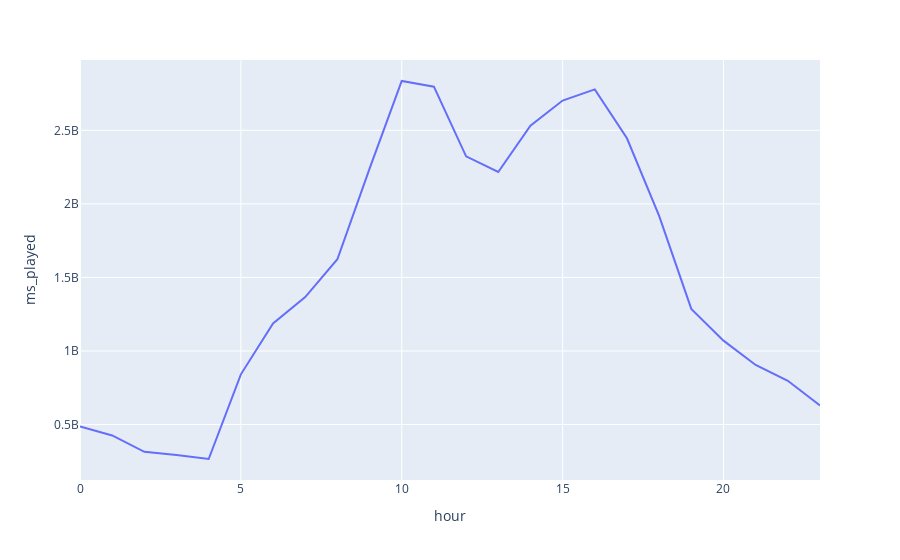

Here is the notebook cell this chart was saved with:
### Code cell
ms_played = df.groupby("hour", as_index=False)[["ms_played"]].sum()

px.line(ms_played, "hour", "ms_played")

### Figure 1 — Plotly figure (JSON) as saved in the notebook; plotly's stock layout.template omitted (floating-point values rounded to 4 significant figures)
{"data": [{"hovertemplate": "hour=%{x}<br>ms_played=%{y}<extra></extra>", "legendgroup": "", "line": {"color": "#636efa", "dash": "solid"}, "marker": {"symbol": "circle"}, "mode": "lines", "name": "", "orientation": "v", "showlegend": false, "type": "scatter", "x": [0, 1, 2, 3, 4, 5, 6, 7, 8, 9, 10, 11, 12, 13, 14, 15, 16, 17, 18, 19, 20, 21, 22, 23], "xaxis": "x", "y": [486921658, 426156187, 314730063, 293313527, 265893188, 841346451, 1187209870, 1366192401, 1623928972, 2239743237, 2835226480, 2796584235, 2323085285, 2216617320, 2530815904, 2702137825, 2778429177, 2445676211, 1918505708, 1285892602, 1070462193, 904983761, 797788395, 629639605], "yaxis": "y"}], "layout": {"legend": {"tracegroupgap": 0}, "margin": {"t": 60}, "xaxis": {"anchor": "y", "domain": [0, 1], "title": {"text": "hour"}}, "yaxis": {"anchor": "x", "domain": [0, 1], "title": {"text": "ms_played"}}}}
